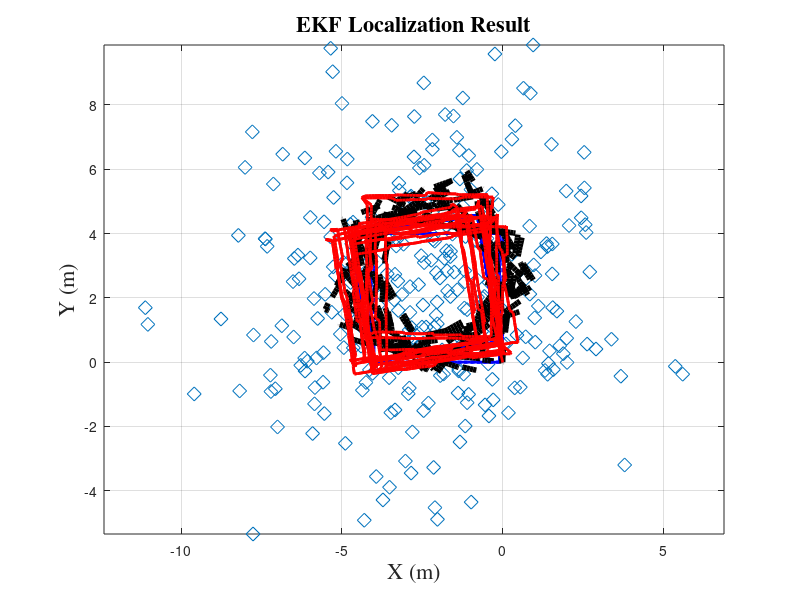

Write the MATLAB code that produced this figure.
% -------------------------------------------------------------------------
%
% File : ExtendedKalmanFilterLocalizationTest.m
%
% Discription : Mobible robot localization sample code with
% Extended Kalman Filter (EKF)
%
% Environment : Matlab
%
% Author : Atsushi Sakai
% Contributor : Fabrice Jumel
% Copyright (c): 2014 Atsushi Sakai
%
% License : GPL Software License Agreement
% -------------------------------------------------------------------------
 
function [] = ExtendedKalmanFilterLocalizationTest()
 
close all;
clear all;
 
disp('Extended Kalman Filter (EKF) sample program start!!')
 
time = 0;
endtime = 300; % [sec]
global dt;
dt = 0.1; % [sec]
alpha=0.8    % Simple Filter Parameter
nSteps = ceil((endtime - time)/dt);
K =eye(4)
result.time=[];
result.xTrue=[];
result.xd=[];
result.xEst=[];
result.xsf=[]
result.z=[];
result.PEst=[];
result.u=[];
result.uTrue=[];
result.odomError=[];
result.measurmentError=[];
result.K=[];
 
% State Vector [x y yaw v]'
xEst=[0 0 0 0]';
 
% True State
xTrue=xEst;
 
% Dead Reckoning
xd=xTrue;

% Simple Filter
xsf=xTrue;
 
% Observation vector [x y yaw v]'
z=[0 0 0 0]';
 
% Covariance Matrix for motion
Q=diag([0.1 0.1 toRadian(1) 0.05]).^2; %Q=diag([0.1 0.1 toRadian(1) 0.05]).^2;
 
% Covariance Matrix for observation
R=diag([1.5 1.5 toRadian(3) 0.05]).^2;
 
% Simulation parameter
global Qsigma_real
Qsigma_real=diag([0.1 toRadian(20)]).^2; %[v yawrate]
global Rsigma_real
Rsigma_real=diag([1.5 1.5 toRadian(3) 0.05]).^2;%[x y z yaw v]

% 

PEst = eye(4);
 


% Main loop
for i=1 : nSteps
    time = time + dt;
    % Input
    u=doControl(time);
    % Odometry
    [xTrue,xd,un] = Odometry(xTrue, xd, u);

        %-------Simple Filter ------
        xsf = f(xsf, un);
        % ------ Kalman Filter --------
        % Predict
        xPred = f(xEst, un);
        F=jacobF(xPred, un);
        PPred= F*PEst*F' + Q
    %if 1
    if mod(i, 10) == 0 && i>0
        z = TakeMeasurement(xTrue);
        % Update Kalman
        H=jacobH(xPred);
        y = z - h(xPred);
        S = H*PPred*H' + R;
        K = PPred*H'*inv(S)
        xEst = xPred + K*y;
        PEst = (eye(size(xEst,1)) - K*H)*PPred;
        %Update Simple Filter
        xsf=xsf*alpha+z*(1-alpha);
        % No filter use sensor
        %xsf=z;
    else
        xEst= xPred;
        PEst =PPred;
        z=[NaN,NaN,NaN,NaN]';
    end
        % Simulation Result
        result.time=[result.time; time];
        result.xTrue=[result.xTrue; xTrue'];
        result.xd=[result.xd; xd'];
        result.xsf = [result.xsf; xsf'];
        result.xEst=[result.xEst;xEst'];
        
        result.z=[result.z; z']; 
        result.PEst=[result.PEst; diag(PEst)'];
        result.u=[result.u; un'];
        result.uTrue=[result.u; u'];
        result.odomError=[result.odomError; (u-un)'];
        result.measurmentError=[result.measurmentError; (xTrue-z)'];
        %result.K=[result.K K]
    
    

end

%?A?j???[?V???????
%movie2avi(mov,'movie.avi');
 
DrawGraph(result);

function ShowErrorEllipse(xEst,PEst)
%?????U?~???v?Z???A?\????????
Pxy=PEst(1:2,1:2);%x,y??????U????
[eigvec, eigval]=eig(Pxy);%??L?l???L?x?N?g????v?Z
%??L?l?????????C???f?b?N?X??T??
if eigval(1,1)>=eigval(2,2)
    bigind=1;
    smallind=2;
else
    bigind=2;
    smallind=1;
end

chi=9.21; %correpsond a 99%

%??~?`??
t=0:10:360;
a=sqrt(eigval(bigind,bigind)*chi);
b=sqrt(eigval(smallind,smallind)*chi);
x=[a*cosd(t);
   b*sind(t)];
angle = atan2(eigvec(bigind,2),eigvec(bigind,1));
if(angle < 0)
    angle = angle + 2*pi;
end

R=[cos(angle) sin(angle);
   -sin(angle) cos(angle)];
x=R*x;
plot(x(1,:)+xEst(1),x(2,:)+xEst(2))


function x = f(x, u)
% Motion Model
global dt;
 
F = [1 0 0 0
    0 1 0 0
    0 0 1 0
    0 0 0 0];
 
B = [
    dt*cos(x(3)) 0
    dt*sin(x(3)) 0
    0 dt
    1 0];
 
x= F*x+B*u;
 
function jF = jacobF(x, u)
% Jacobian of Motion Model
global dt;
 
jF=[
    1 0 0 0
    0 1 0 0
    -dt*u(1)*sin(x(3)) dt*u(1)*cos(x(3)) 1 0
     dt*cos(x(3)) dt*sin(x(3)) 0 1];

function z = h(x)
%Observation Model

H = [1 0 0 0
    0 1 0 0
    0 0 1 0
    0 0 0 1 ];
 
z=H*x;

function jH = jacobH(x)
%Jacobian of Observation Model

jH =[1 0 0 0
    0 1 0 0
    0 0 1 0
    0 0 0 1];

function u = doControl(time)
    %Calc Input Parameter
    % [V yawrate]

    % very simple constant control over time example 
    V=1.0; % [m/s]
    yawrate = 0; % 5 [deg/s]

    t_mod = mod(time, 5); % Temps modulé pour une période complète du carré
 
    % Calculer la commande en fonction du temps modulé pour suivre le carré
    if t_mod <= 1 % Avancer vers le haut
        V = 0;
        yawrate = 90; % Avancer en ligne droite
    end

    u =[ V toRadian(yawrate)]';
 

function [z, x, xd, un] = Observation(x, xd, u)
%Calc Observation from noise prameter
global Qsigma;
global Rsigma;

x=f(x, u);% Ground Truth
un=u+Qsigma*randn(2,1);%add Process Noise
xd=f(xd, un);% Dead Reckoning
z=h(x+Rsigma*randn(4,1));%Simulate Observation

function [z] = TakeMeasurement(x)
%Calc Observation from noise prameter
global Rsigma_real;
z=h(x+Rsigma_real*randn(4,1));%Simulate Noise on Measurement

function [x, xd, un] = Odometry(x, xd, u)
global Qsigma_real;
x=f(x, u);% Ground Truth
un=u+Qsigma_real*randn(2,1);%add Process Noise
xd=f(xd, un);% Dead Reckoning


function []=DrawGraph(result)
%Plot Result

figure(1);
x=[ result.xTrue(:,1:2) result.xEst(:,1:2) result.z(:,1:2)];
%x=[ result.xTrue(:,1:2) result.xsf(:,1:2) result.z(:,1:2)];
set(gca, 'fontsize', 16, 'fontname', 'times');
plot(x(:,5), x(:,6),'d','MarkerSize',10); hold on;
plot(x(:,1), x(:,2),'-.b','linewidth', 2); hold on;
plot(x(:,3), x(:,4),'r','linewidth', 2); hold on;
plot(result.xd(:,1), result.xd(:,2),'--k','linewidth', 4); hold on;
 
title('EKF Localization Result', 'fontsize', 16, 'fontname', 'times');
xlabel('X (m)', 'fontsize', 16, 'fontname', 'times');
ylabel('Y (m)', 'fontsize', 16, 'fontname', 'times');
%legend('GPS','Ground Truth','Dead Reckoning','EKF','Error Ellipse');
grid on;
axis equal;
plot(x(:,3), x(:,4),'r','linewidth', 2);
%figure(2)

% plot(result.time,result.xTrue(:,1),'-.b','linewidth', 2);hold on;
% plot(result.time,result.xEst(:,1),'r','linewidth', 2);hold on;
% plot(result.time,result.xd(:,1),'--k','linewidth', 2);hold on;
% plot(result.time,result.z(:,1),'d','MarkerSize',10);hold on;
% title('EKF Localization Result X', 'fontsize', 16, 'fontname', 'times');
% figure(3)
% plot(result.time,result.xTrue(:,2),'-.b','linewidth', 2);hold on;
% plot(result.time,result.xEst(:,2),'r','linewidth', 2);hold on;
% plot(result.time,result.xd(:,2),'--k','linewidth', 2);hold on;
% plot(result.time,result.xsf(:,2),'k','linewidth', 2);hold on;
% plot(result.time,result.z(:,2),'<','MarkerSize',10);hold on;
% title('EKF Localization Result Y', 'fontsize', 16, 'fontname', 'times');
% figure(4)
% plot(result.time,result.odomError(:,1),'*','MarkerSize',10);hold on;
% title('Odometry error over time R', 'fontsize', 16, 'fontname', 'times');
% figure(5)
% plot(result.time,result.odomError(:,2),'*','MarkerSize',10);hold on;
% title('Odometry error over time thetha', 'fontsize', 16, 'fontname', 'times');
% figure(6)
% plot(result.odomError(:,1),result.odomError(:,2),'*','MarkerSize',10);hold on;
% title('Odometry R and thetha', 'fontsize', 16, 'fontname', 'times');
% figure(7)
% plot(result.measurmentError(:,1),result.measurmentError(:,2),'*','MarkerSize',10);hold on;
% title('Mesarumeny Error X and Y', 'fontsize', 16, 'fontname', 'times');
% figure(8)
% plot(result.time,[(result.xTrue(:,1:2)-result.xd(:,1:2)) (result.xTrue(:,1:2)-result.xEst(:,1:2)) (result.xTrue(:,1:2)-result.z(:,1:2)) ],'*','MarkerSize',10);hold on;
% 
% title('Absolut Error X and Y', 'fontsize', 16, 'fontname', 'times');
% figure(9)
% plot(result.time,[(result.xTrue(:,1:2)-result.xEst(:,1:2)) (result.xTrue(:,1:2)-result.xsf(:,1:2))],'*','MarkerSize',10);hold on;
% 
% title('Simple Filter vs Kalman Filter Absolut Error X and Y', 'fontsize', 16, 'fontname', 'times');

disp(result.K)



function angle=Pi2Pi(angle)
%???{?b?g??p?x??-pi~pi????????????
angle = mod(angle, 2*pi);

i = find(angle>pi);
angle(i) = angle(i) - 2*pi;

i = find(angle<-pi);
angle(i) = angle(i) + 2*pi;


function radian = toRadian(degree)
% degree to radian
radian = degree/180*pi;

function degree = toDegree(radian)
% radian to degree
degree = radian/pi*180;